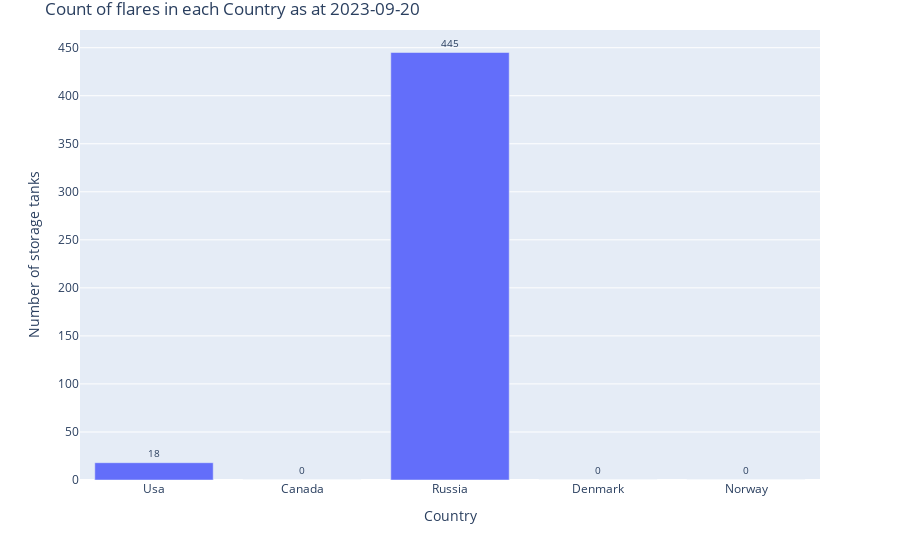

The notebook cell saved with this chart:
### Code cell
import requests
import geopandas as gpd
import json
import plotly.express as px

URL = 'https://api.ohsome.org/v1/elements/count/groupBy/boundary'

# Read the GeoJSON file containing the bounding polygon
with open('data/boundary_cont_discon.geojson', 'r') as geojson_file:
    bounding_polygon_geojson = json.load(geojson_file)



# Define the request parameters and make the post request
data = {
"bpolys": json.dumps(bounding_polygon_geojson),  # Convert GeoJSON to JSON string
"time": "2023-09-20",
"filter": "man_made=flare",
"format": "json"
 }

response = requests.post(URL, data=data)
results = response.json()
#print(results)
group_objects = [item['groupByObject'] for item in results['groupByResult']]
values = [item['result'][0]['value'] for item in results['groupByResult']]

# Create a bar chart using Plotly
fig = px.bar(x=group_objects, y=values, labels={'x': 'Group Object', 'y': 'Value'}, text=values)
fig.update_layout(
    title='Count of flares in each Country as at 2023-09-20',
    xaxis_title='Country',
    yaxis_title='Number of storage tanks'
)

# Customize the text placement
fig.update_traces(texttemplate='%{text}',textfont=dict(size=10), textposition='outside')
fig.update_layout(margin=dict(t=30))
fig.show()

### Figure 1 — Plotly figure (JSON) as saved in the notebook; plotly's stock layout.template omitted (floating-point values rounded to 4 significant figures)
{"data": [{"alignmentgroup": "True", "hovertemplate": "Group Object=%{x}<br>Value=%{y}<br>text=%{text}<extra></extra>", "legendgroup": "", "marker": {"color": "#636efa", "pattern": {"shape": ""}}, "name": "", "offsetgroup": "", "orientation": "v", "showlegend": false, "text": [18, 0, 445, 0, 0], "textfont": {"size": 10}, "textposition": "outside", "texttemplate": "%{text}", "type": "bar", "x": ["Usa", "Canada", "Russia", "Denmark", "Norway"], "xaxis": "x", "y": [18, 0, 445, 0, 0], "yaxis": "y"}], "layout": {"autosize": true, "barmode": "relative", "legend": {"tracegroupgap": 0}, "margin": {"t": 30}, "title": {"text": "Count of flares in each Country as at 2023-09-20"}, "xaxis": {"anchor": "y", "autorange": true, "domain": [0, 1], "range": [-0.5, 4.5], "title": {"text": "Country"}, "type": "category"}, "yaxis": {"anchor": "x", "autorange": true, "domain": [0, 1], "range": [0, 468.4], "title": {"text": "Number of storage tanks"}, "type": "linear"}}}
